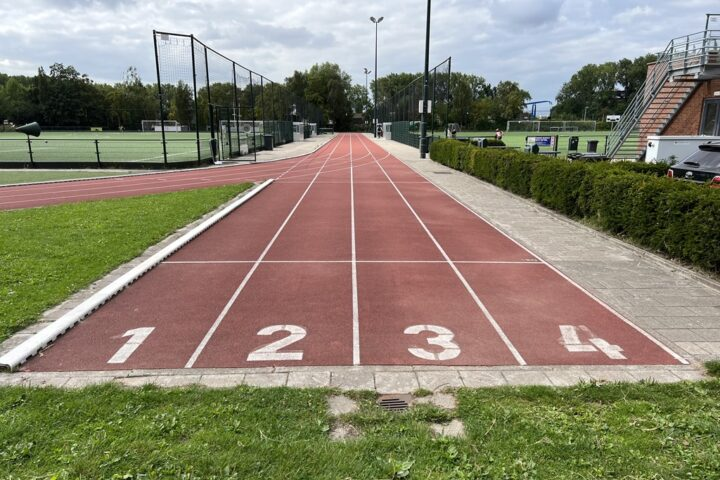
#> input picture images/part_1_hint/1.jpg, 720 x 480 px
$ python -i part_2_hint.py   (imports and definitions only)
#> lines starting #> are read from the running program, lines starting #| are printed output that depends on the picture; after the words box and inside, x2 and y2 are one past the last pixel; in counts of white or black regions, pixels touching at a corner belong together
#> further down, picture is the input picture: shape (480, 720, 3); mean B, G, R 110.9, 131, 136.5
import cv2
import numpy as np
import time

# [72 lines left out: functions extract_features, match_features, draw_matches, find_piece_placement_and_draw_matches, extract_features, match_features and 2 more, not called in this run]

def remove_white_background(image, threshold=240):
#> called with threshold = 240
    mask = cv2.inRange(image, np.array([threshold, threshold, threshold]), np.array([255, 255, 255]))
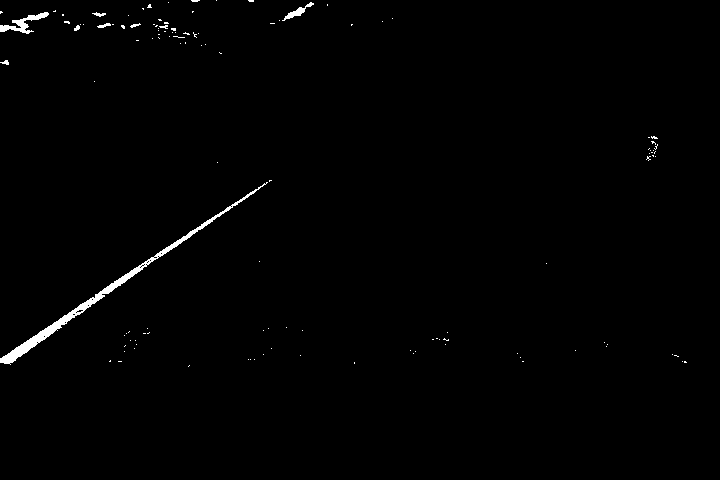
#> mask: shape (480, 720); 0.8% white; 119 white regions (110 under 20 px), largest, box (x1, y1, x2, y2) and area: (0, 182, 268, 365) 1748, (0, 12, 49, 34) 345, (282, 2, 314, 21) 150
    mask_inv = cv2.bitwise_not(mask)
    image_rgba = cv2.cvtColor(image, cv2.COLOR_BGR2BGRA)
    image_rgba[:, :, 3] = mask_inv
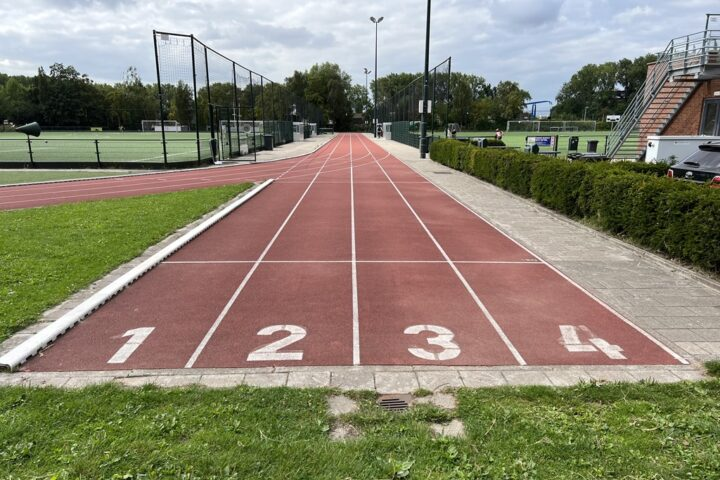
#> image_rgba: shape (480, 720, 4); mean B, G, R, A 110.9, 131, 136.5, 253

    return image_rgba

def save_transformed_image(image, filename):
    print(filename)
    # cv2.imwrite(filename, image)

# [110 lines left out: function solve_jigsaw_with_hint, not called in this run]


# solve_jigsaw_with_hint("C:/ITE/ITE 5/CV/practical_lectures/project/images/part_2_hint/meme2/puzzle.png", "C:/ITE/ITE 5/CV/practical_lectures/project/images/part_2_hint/meme2/puzzle_solved.jpeg", "C:/ITE/ITE 5/CV/practical_lectures/project/images/part_2_hint/meme2/puzzle_piece_", 9, 4)

>>> import cv2
>>> picture = cv2.imread('../../images/part_1_hint/1.jpg')
>>> result = remove_white_background(picture)

$ run again, on images/part_1_hint/3.jpg
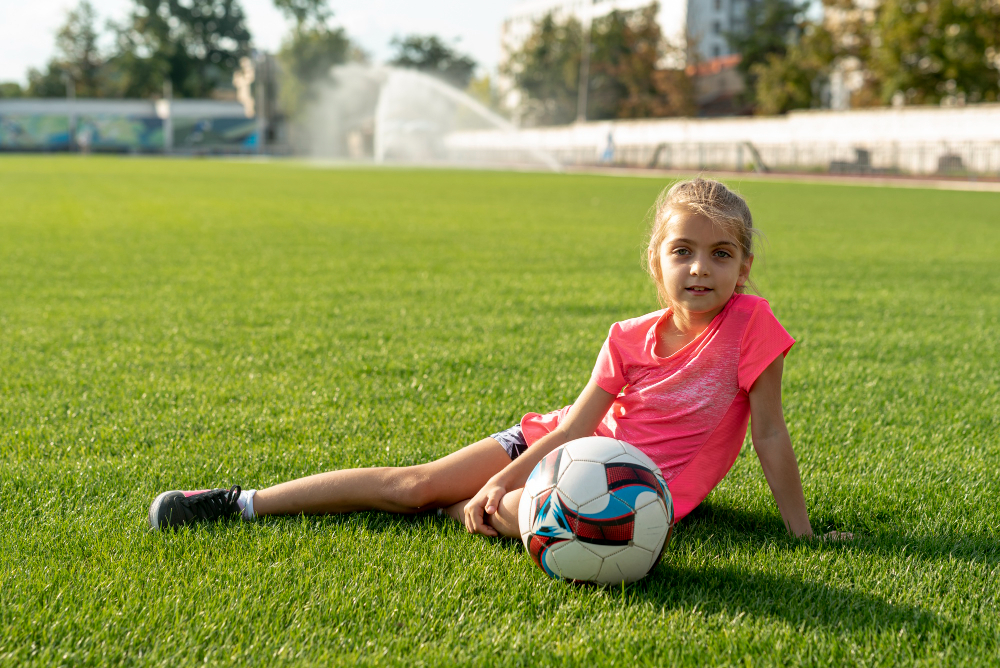
#> input picture images/part_1_hint/3.jpg, 1000 x 668 px
#> picture is the input picture: shape (668, 1000, 3); mean B, G, R 77.2, 146.4, 141.5
#> in remove_white_background, `mask = cv2.inRange(image, np.array([threshold, threshold, threshold]),..`:
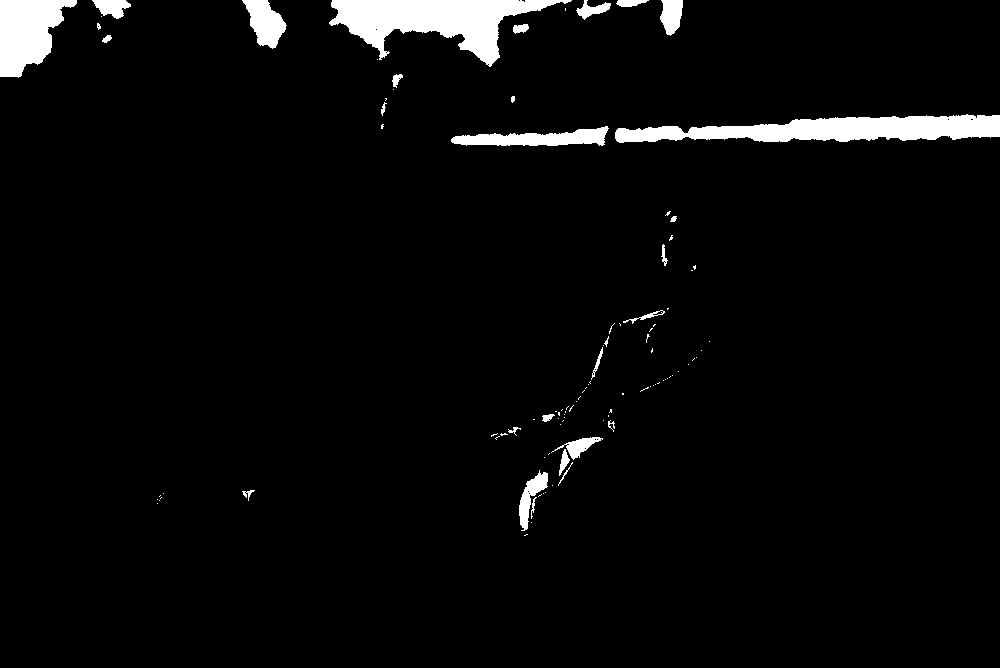
#> mask: shape (668, 1000); 3.8% white; 102 white regions (74 under 20 px), largest, box (x1, y1, x2, y2) and area: (329, 0, 572, 67) 7340, (615, 114, 1000, 143) 6951, (0, 0, 77, 78) 3876
#> in remove_white_background, `image_rgba[:, :, 3] = mask_inv`:
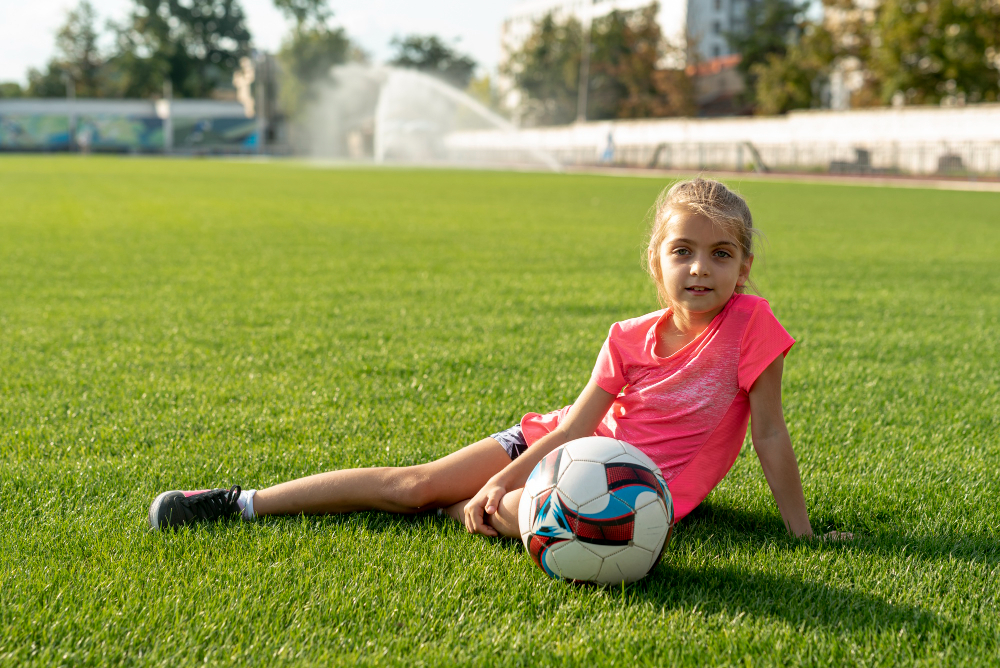
#> image_rgba: shape (668, 1000, 4); mean B, G, R, A 77.2, 146.4, 141.5, 245.4

$ run again, on images/part_1_hint/1_puzzle.png
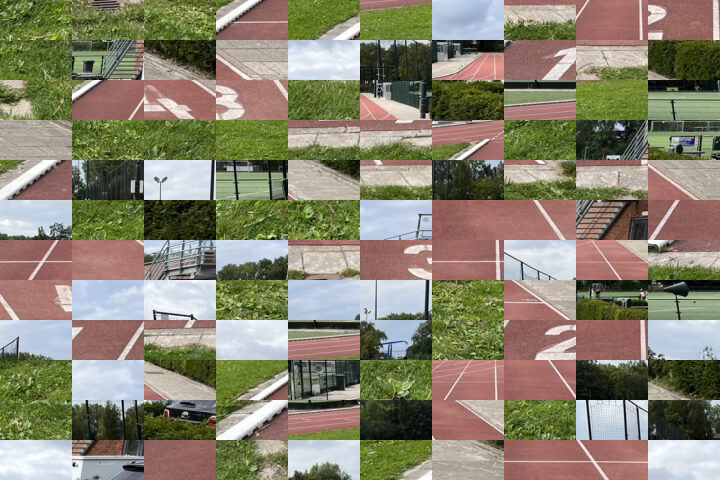
#> input picture images/part_1_hint/1_puzzle.png, 720 x 480 px
#> picture is the input picture: shape (480, 720, 3); mean B, G, R 110.9, 131, 136.5
#> in remove_white_background, `mask = cv2.inRange(image, np.array([threshold, threshold, threshold]),..`:
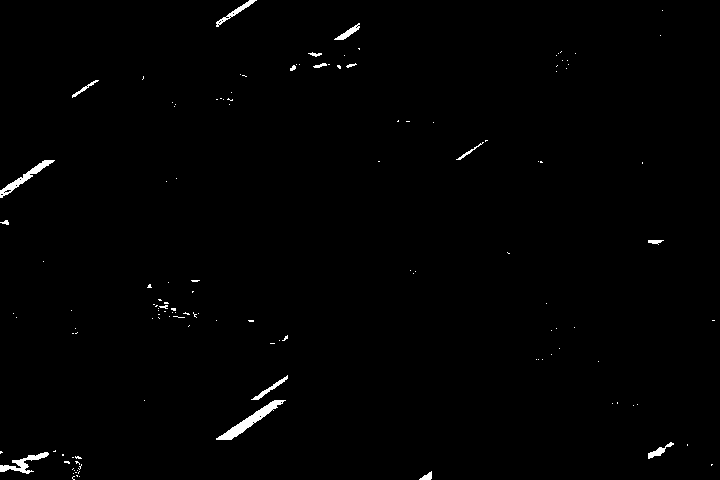
#> mask: shape (480, 720); 0.8% white; 131 white regions (114 under 20 px), largest, box (x1, y1, x2, y2) and area: (216, 400, 286, 440) 608, (0, 160, 55, 198) 390, (0, 452, 49, 474) 345
#> in remove_white_background, `image_rgba[:, :, 3] = mask_inv`:
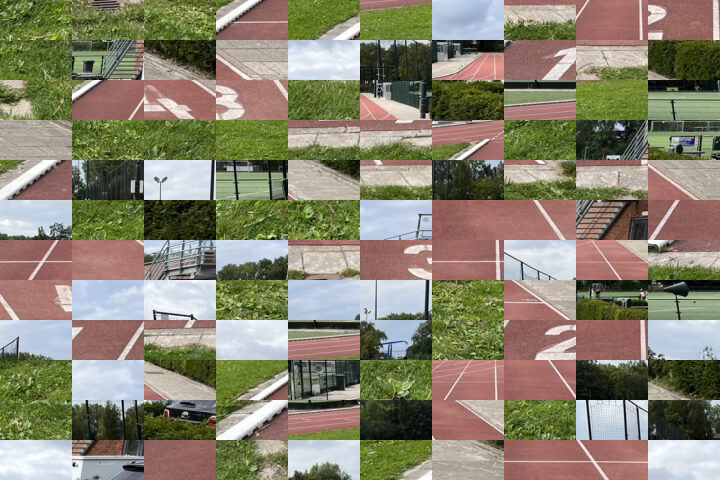
#> image_rgba: shape (480, 720, 4); mean B, G, R, A 110.9, 131, 136.5, 253
